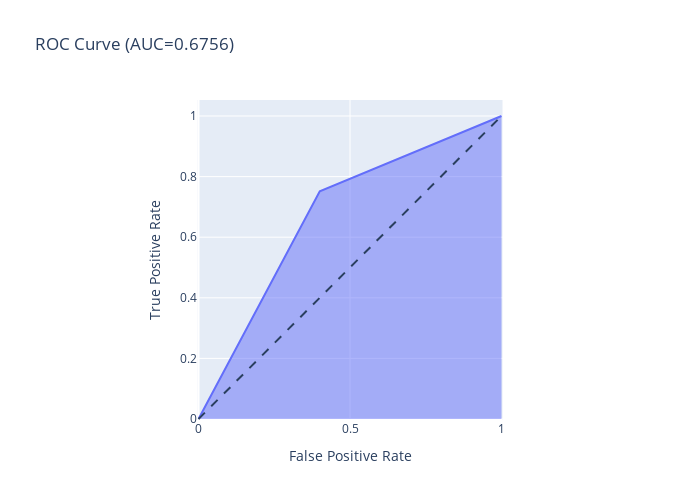

Notebook source saved alongside this figure:
### Markdown cell above
### ROC Standardized

### Code cell
fpr, tpr, thresholds = roc_curve(base["y_t"], base["y_t_pred"])

fig = px.area(
    x=fpr, y=tpr,
    title=f'ROC Curve (AUC={auc(fpr, tpr):.4f})',
    labels=dict(x='False Positive Rate', y='True Positive Rate'),
    width=700, height=500
)
fig.add_shape(
    type='line', line=dict(dash='dash'),
    x0=0, x1=1, y0=0, y1=1
)

fig.update_yaxes(scaleanchor="x", scaleratio=1)
fig.update_xaxes(constrain='domain')
fig.show()

### Figure 1 — Plotly figure (JSON) as saved in the notebook; plotly's stock layout.template omitted (floating-point values rounded to 4 significant figures)
{"data": [{"hovertemplate": "False Positive Rate=%{x}<br>True Positive Rate=%{y}<extra></extra>", "legendgroup": "", "line": {"color": "#636efa"}, "marker": {"symbol": "circle"}, "mode": "lines", "name": "", "orientation": "v", "showlegend": false, "stackgroup": "1", "type": "scatter", "x": [0, 0.4002, 1], "xaxis": "x", "y": [0, 0.7514, 1], "yaxis": "y"}], "layout": {"height": 500, "legend": {"tracegroupgap": 0}, "shapes": [{"line": {"dash": "dash"}, "type": "line", "x0": 0, "x1": 1, "y0": 0, "y1": 1}], "title": {"text": "ROC Curve (AUC=0.6756)"}, "width": 700, "xaxis": {"anchor": "y", "constrain": "domain", "domain": [0, 1], "title": {"text": "False Positive Rate"}}, "yaxis": {"anchor": "x", "domain": [0, 1], "scaleanchor": "x", "scaleratio": 1, "title": {"text": "True Positive Rate"}}}}
